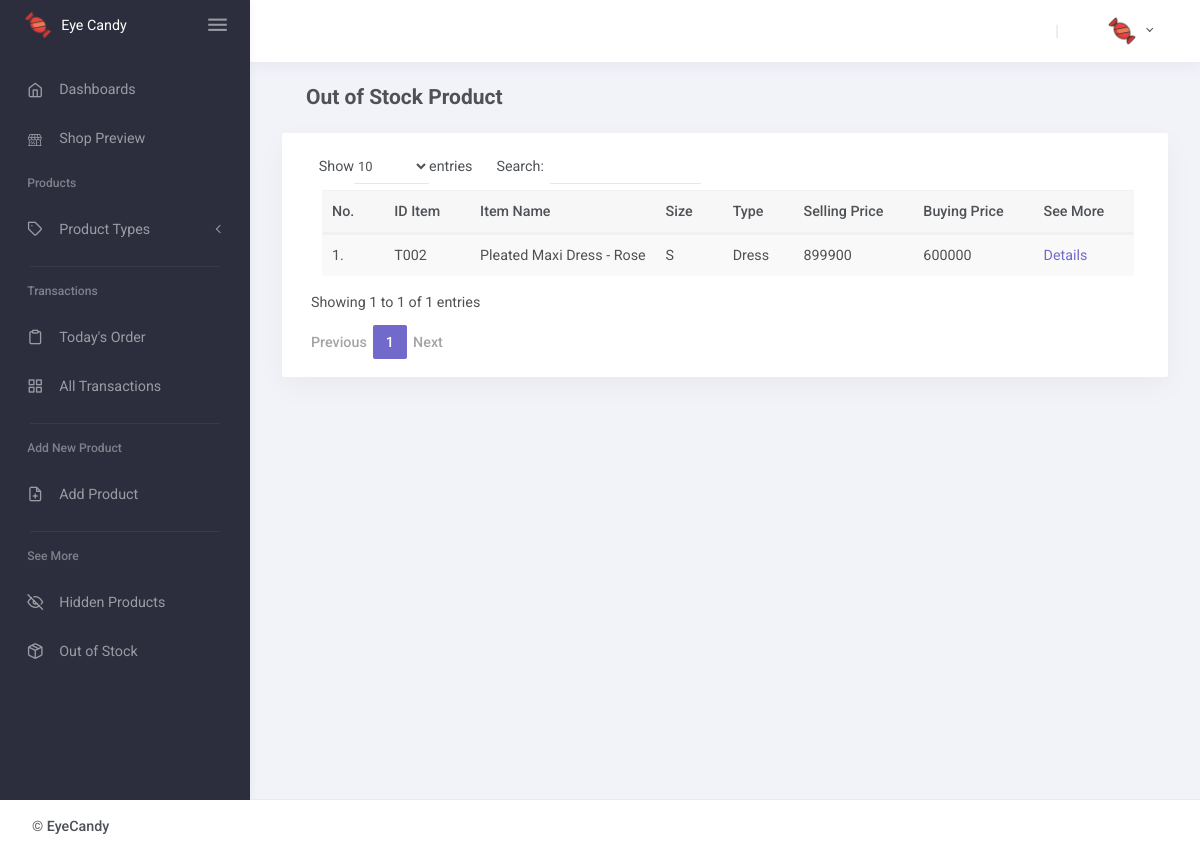
/index.php/AdminHome/OutStock, run on the app's committed database.
### tables this page shows
CREATE TABLE `item_colored` (
  `id_item_colored` int(11) NOT NULL,
  `id_item` varchar(10) NOT NULL,
  `item_color` varchar(20) NOT NULL,
  `show` int(1) DEFAULT '1'
);

CREATE TABLE `items` (
  `id_item` varchar(10) NOT NULL,
  `item_name` varchar(50) NOT NULL,
  `item_desc` text NOT NULL,
  `weight` int(11) NOT NULL,
  `selling_price` int(11) NOT NULL,
  `buying_price` int(11) NOT NULL,
  `care_ins` text NOT NULL,
  `id_type` int(3) NOT NULL,
  `disc` int(11) DEFAULT '0'
);

CREATE TABLE `item_stock` (
  `id_item_colored` int(11) NOT NULL,
  `item_size` varchar(5) NOT NULL,
  `stock` int(11) NOT NULL
);

CREATE TABLE `type` (
  `id_type` int(3) NOT NULL,
  `type_desc` varchar(25) NOT NULL
);

### application/controllers/AdminHome.php (called while the page is built, shortened)
<?php
class AdminHome extends CI_Controller{
	public function __construct(){
        $this->load->model('AdminHome_model');
	}
    public function OutStock()
	{
        $data['items']= $this->AdminHome_model->get_out_stock();
		$data['style'] = $this->load->view('include/StyleAdmin', NULL, TRUE);
        $data['script'] = $this->load->view('include/ScriptAdmin', NULL, TRUE);
		$data['header']= $this->load->view('include/HeaderAdmin',NULL,TRUE);
        $data['datatables'] = $this->load->view('include/TabelProductSize', $data, TRUE);
        $data['footer']= $this->load->view('include/FooterAdmin',NULL,TRUE);
        $this->load->view('pages/OutStockProduct.php',$data);
    }
}

### index.php (called while the page is built, shortened)
<?php
require_once BASEPATH.'core/CodeIgniter.php';

### application/models/AdminHome_model.php (called while the page is built, shortened)
<?php
class AdminHome_model extends CI_Model{
	function get_out_stock(){
		$this->db->select('*');
		$this->db->from('item_colored');
		$this->db->join('items', 'item_colored.id_item = items.id_item');
		$this->db->join('photos', 'item_colored.id_item_colored = photos.id_item_colored');
		$this->db->join('item_stock', 'item_colored.id_item_colored = item_stock.id_item_colored');
		$this->db->join('type', 'items.id_type = type.id_type');
		$this->db->where('item_stock.stock < 1');
		$this->db->group_by('item_stock.item_size');
		$query= $this->db->get();
		return $query->result_array();
	}
}
?>

### application/views/include/TabelProductSize.php (the view)
<div class="container card mb-5 p-3 px-4">
	<div class="table-responsive">
		<table id="datatables" class="table table-striped mb-4 pr-4 pl-3" cellspacing="0" width="100%">
			<thead class="thead-light">
				<tr>
					<th>No.</th>
					<th>ID Item</th>
					<th>Item Name</th>
					<th>Size</th>
					<th>Type</th>
					<th>Selling Price</th>
					<th>Buying Price</th>
					<th>See More</th>
				</tr>
			</thead>
			<tbody>
				<?php
				foreach ($items as $row) {
					$counter = 1;
						echo "<tr>";
						echo "<td>" . $counter++ . ".</td>";
						echo "<td>" . $row['id_item'] . "</td>";
						echo "<td>" . $row['item_name'] . " - " . $row['item_color'] . "</td>";
						echo "<td>" . $row['item_size'] . "</td>";
						echo "<td>" . $row['type_desc'] . "</td>";
						echo "<td>" . $row['selling_price'] . "</td>";
						echo "<td>" . $row['buying_price'] . "</td>";
						echo "<td>";
						?>
						<a href="<?=base_url('index.php/AdminHome/DetailRestore/'.$row['id_item_colored'])?>" class="stext-104 cl4 hov-cl1 trans-04 js-name-b2 p-b-6">
								Details
							</a>
						<?php
						echo "</td>";
						echo "</tr>";
					}
				?>
			</tbody>
		</table>
	</div>
</div>

### data on the page
item_colored: id_item.id_item "T002", id_item.item_name "Pleated Maxi Dress", item_color "Rose", item_stock.item_size "S", type.type_desc "Dress", id_item.selling_price "899900", id_item.buying_price "600000"
